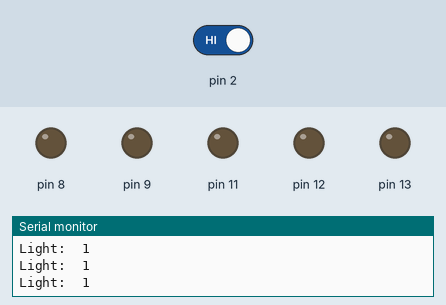
Bench run of a sketch on a simulated Arduino Uno, built with avr-gcc and run on an emulated ATmega328P. Parts: output pins drawn as LEDs (lit = HIGH), the last lines printed to the serial monitor. The inputs (shaded band) are chosen by the test bench; at power-on: pin 2 HIGH.

Above: at 1.2 s.
1.3 s: pin 2 driven LOW
At 2.5 s:
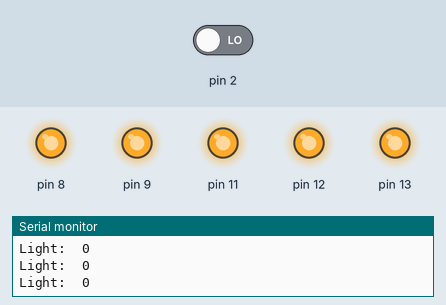
2.8 s: pin 2 driven HIGH
At 3.7 s:
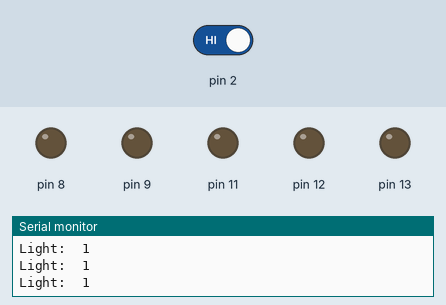
Timing chart, 0 to 5.8 s (numbered marks = the images above; inputs shaded):
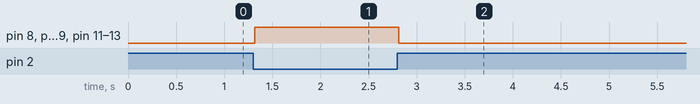

The sketch:

ex14.ino
```cpp
int sled = 0;
void setup() {
  Serial.begin(9600);
  pinMode(13, OUTPUT);  //LED 연결 (디지털 출력)
  pinMode(12, OUTPUT);
  pinMode(11, OUTPUT);
  pinMode(9, OUTPUT);
  pinMode(8, OUTPUT);
  pinMode(2, INPUT);  //버튼 연결 (디지털 입력)
}

void loop() {
  int value = digitalRead(2); //버튼 확인

  Serial.print("Light:\t");
  Serial.println(value);

//  if(value == HIGH) {
    if(value == LOW){
      digitalWrite(13, HIGH);
      digitalWrite(12, HIGH);
      digitalWrite(11, HIGH);
      digitalWrite(9, HIGH);
      digitalWrite(8, HIGH);
    } else {
      digitalWrite(13, LOW);
      digitalWrite(12, LOW);
      digitalWrite(11, LOW);
      digitalWrite(9, LOW);
      digitalWrite(8, LOW);
    }
}
```

Measured:
- after the input at 1.3 s, pin 8, pin 9, pin 11–13: LOW → HIGH at once
- after the input at 2.8 s, pin 8, pin 9, pin 11–13: HIGH → LOW at once
